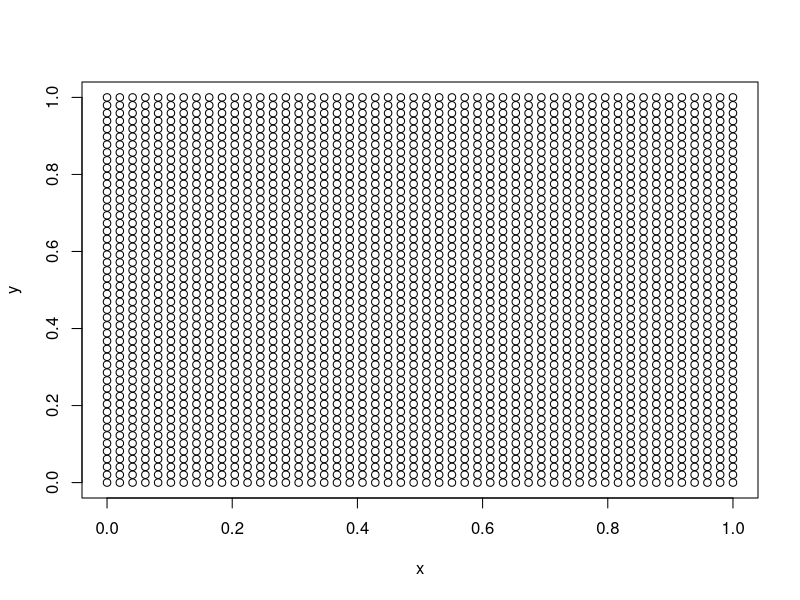

Write the R code that produced this figure. (Note: this script raises an error after producing the figure.)
book.rMatern <- function(n, coords, sigma=1, range, kappa = sqrt(8*nu)/range, variance = sigma^2, nu=1) {
  m <- as.matrix(dist(coords))
  m <- exp((1-nu)*log(2) + nu*log(kappa*m)-
             lgamma(nu))*besselK(m*kappa, nu)
  diag(m) <- 1
  return(drop(crossprod(chol(variance*m),
                        matrix(rnorm(nrow(coords)*n), ncol=n))))
}

coords = expand.grid(x=seq(0,1,length=50),
                    y=seq(0,1,length=50))
plot(coords)

set.seed(33)
sim1 = book.rMatern(n=1,
             coords=coords,
             sigma=1,
             range=0.0942809,
             nu=1) 
sim2 = book.rMatern(n=1,
                    coords=coords,
                    sigma=1,
                    range=0.1663781,
                    nu=1) 
sim3 = book.rMatern(n=1,
                    coords=coords,
                    sigma=1,
                    range=0.404061,
                    nu=1) 
sim4 = book.rMatern(n=1,
                    coords=coords,
                    sigma=1,
                    range=0.7071068,
                    nu=1) 

data = data.frame(coords, sim1, sim2, sim3, sim4)
head(data)
datalong = pivot_longer(data, sim1:sim4)
head(datalong)

datalong$range = NA
datalong$range[datalong$name=="sim1"] = "range=0.09"
datalong$range[datalong$name=="sim2"] = "range=0.17"
datalong$range[datalong$name=="sim3"] = "range=0.40"
datalong$range[datalong$name=="sim4"] = "range=0.71"
table(datalong$range)

datalong %>% 
  ggplot()+
  geom_raster(aes(x,y,fill=value)) +
  scale_fill_viridis() +
  facet_wrap(~range)






library(viridis)

p1 = data %>% 
  ggplot()+
  geom_raster(aes(x,y,fill=sim1)) +
  scale_fill_viridis() +
  ggtitle("range = 0.09, sigma=1")
p2 = data %>% 
  ggplot()+
  geom_raster(aes(x,y,fill=sim2)) +
  scale_fill_viridis() +
  ggtitle("range = 0.17, sigma=1")
p3 = data %>% 
  ggplot()+
  geom_raster(aes(x,y,fill=sim3)) +
  scale_fill_viridis() +
  ggtitle("range = 0.40, sigma=1")

p4 = data %>% 
  ggplot()+
  geom_raster(aes(x,y,fill=sim4)) +
  scale_fill_viridis() +
  ggtitle("range = 0.71, sigma=1")

multiplot(p1, p2, p3, p4,cols=2)

